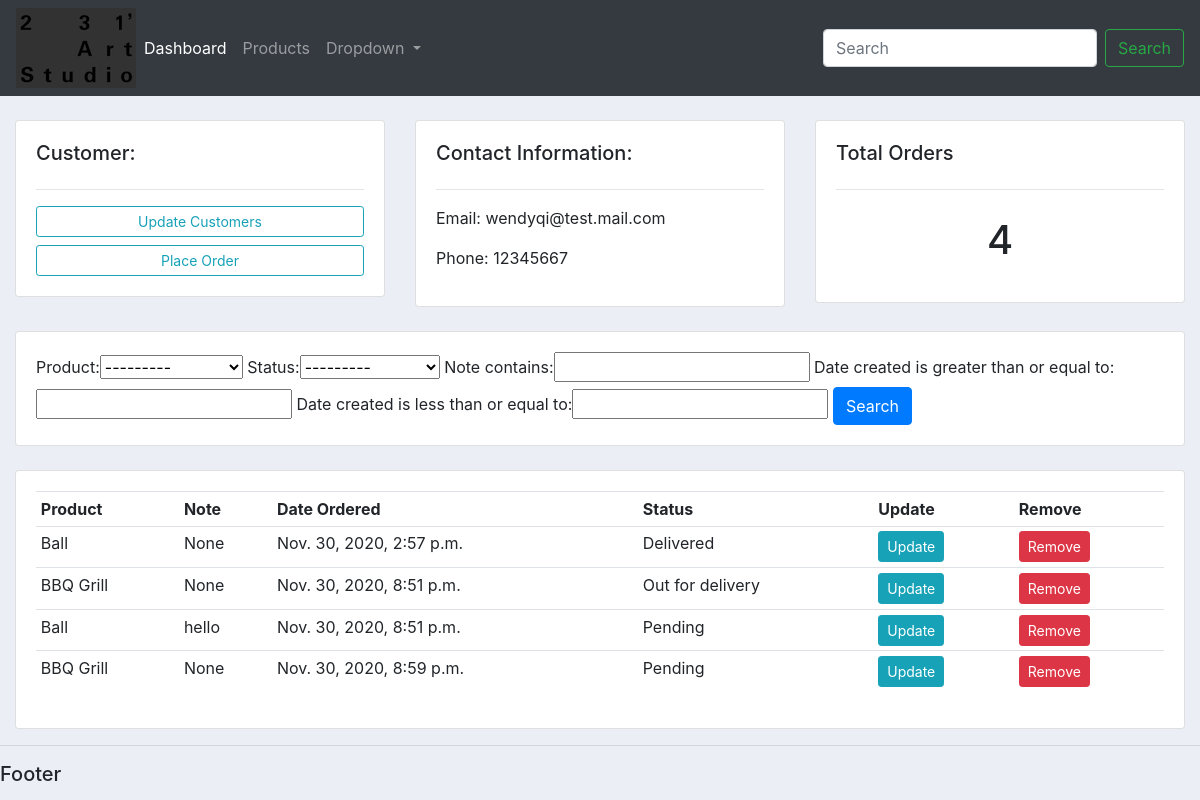
The app's page /customer/2/ with its own data.
### accounts/models.py (models this page shows, shortened)
class Customer(models.Model):
	name = models.CharField(max_length=200, null=True)
	phone = models.CharField(max_length=200, null=True)
	email = models.CharField(max_length=200, null=True)
	date_created = models.DateTimeField(auto_now_add=True, null=True)

class Order(models.Model):
	STATUS = (
		("Pending", "Pending"),
		("Out for delivery", "Out for delivery"),
		("Delivered", "Delivered"),
		)
	customer = models.ForeignKey(Customer, null=True, on_delete=models.SET_NULL)
	product = models.ForeignKey(Product, null=True, on_delete=models.SET_NULL)
	date_created = models.DateTimeField(auto_now_add=True, null=True)
	status = models.CharField(max_length=200, null=True, choices=STATUS)
	note = models.CharField(max_length=200, null=True)

class Product(models.Model):
	CATEGORY = (
		('Indoor', 'Indoor'),
		('OutDoor', 'OutDoor'),
		)
	name = models.CharField(max_length=200, null=True)
	price = models.FloatField(null=True)
	category = models.CharField(max_length=200, null=True, choices=CATEGORY)
	description = models.CharField(max_length=200, null=True, blank = True)
	date_created = models.DateTimeField(auto_now_add=True, null=True)
	tags = models.ManyToManyField(Tag)
	def __str__(self):
		return self.name

### accounts/views.py (the view)
# urls.py: path('customer/<str:pk_test>/', views.customer, name="customer"),
def customer(request, pk_test):
	customer = Customer.objects.get(id=pk_test)
	orders = customer.order_set.all()
	order_count = orders.count()
	myFilter = OrderFilter(request.GET, queryset=orders)
	orders = myFilter.qs
	context = {'customer':customer, 'orders':orders, 'order_count': order_count, 'myFilter':myFilter}
	return render(request, "accounts/customer.html", context)

### accounts/templates/accounts/customer.html
{% extends 'accounts/main.html' %}
{% block content %}
<br>
<div class="row">
	<div class="col-md">
		<div class="card card-body">
			<h5>Customer:</h5>
			<hr>
			<a class="btn btn-outline-info btn-sm btn-block" href="">Update Customers</a>
			<a class="btn btn-outline-info btn-sm btn-block" href="{% url 'create_order' customer.id %}">Place Order</a>
		</div>
	</div>
	<div class="col-md">
		<div class="card card-body">
			<h5>Contact Information:</h5>
			<hr>
			<p>Email: {{customer.email}}</p>
			<p>Phone: {{customer.phone}}</p>
		</div>
	</div>
	<div class="col-md">
		<div class="card card-body">
			<h5>Total Orders</h5>
			<hr>
			<h1 style="text-align: center; padding:10px">{{order_count}}</h1>
		</div>
	</div>
</div>
<br>
<div class="row">
	<div class="col">
		<div class="card card-body">
			<form method='get'>
				{{myFilter.form}}
				<button class="btn btn-primary" type="submit">Search</button>
			</form>
		</div>
	</div>
</div>
<br>
<div class="row">
	<div class="col-md">
		<div class="card card-body">
			<table class="table table-sm">
				<tr>
					<th>Product</th>
					<th>Note</th>
					<th>Date Ordered</th>
					<th>Status</th>
					<th>Update</th>
					<th>Remove</th>
				</tr>
				{% for order in orders %}
				<tr>
					<td>{{order.product}}</td>
					<td>{{order.note}}</td>
					<td>{{order.date_created}}</td>
					<td>{{order.status}}</td>
					<td><a class="btn btn-sm btn-info" href="{% url 'update_order' order.id %}">Update</a></td>
					<td><a class="btn btn-sm btn-danger" href="{% url 'delete_order' order.id %} ">Remove</a></td>
				</tr>
				{% endfor %}
			</table>
		</div>
	</div>
</div>
{% endblock %}

### static/css_files/main.css (style rules this page uses)
body { background-color: #ebeff5; }

### records on screen
Customer: email "wendyqi@test.mail.com", phone "12345667"
Order: product "Ball", note "None", date_created "Nov. 30, 2020, 2:57 p.m.", status "Delivered"
Order: product "BBQ Grill", note "None", date_created "Nov. 30, 2020, 8:51 p.m.", status "Out for delivery"
Order: product "Ball", note "hello", date_created "Nov. 30, 2020, 8:51 p.m.", status "Pending"
Order: product "BBQ Grill", note "None", date_created "Nov. 30, 2020, 8:59 p.m.", status "Pending"

### other values on screen
{{ order_count }} "4"
